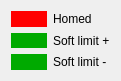
    <widget class="QWidget" name="layoutWidget_7">
     <property name="geometry">
      <rect>
       <x>40</x>
       <y>20</y>
       <width>121</width>
       <height>81</height>
      </rect>
     </property>
     <layout class="QGridLayout" name="gridLayout_13">
      <item row="0" column="1">
       <widget class="QLabel" name="label_adc2_home">
        <property name="styleSheet">
         <string>background-color: rgb(255, 0, 0);</string>
        </property>
        <property name="text">
         <string/>
        </property>
       </widget>
      </item>
      <item row="0" column="2">
       <widget class="QLabel" name="label_adc2_home_mark">
        <property name="text">
         <string>Homed</string>
        </property>
       </widget>
      </item>
      <item row="3" column="1">
       <widget class="QLabel" name="label_adc2_soft_limitN">
        <property name="styleSheet">
         <string>background-color: rgb(0, 170, 0);</string>
        </property>
        <property name="text">
         <string/>
        </property>
       </widget>
      </item>
      <item row="1" column="2">
       <widget class="QLabel" name="label_53">
        <property name="text">
         <string>Soft limit +</string>
        </property>
       </widget>
      </item>
      <item row="3" column="2">
       <widget class="QLabel" name="label_55">
        <property name="text">
         <string>Soft limit -</string>
        </property>
       </widget>
      </item>
      <item row="1" column="1">
       <widget class="QLabel" name="label_adc2_soft_limitP">
        <property name="styleSheet">
         <string>background-color: rgb(0, 170, 0);</string>
        </property>
        <property name="text">
         <string/>
        </property>
       </widget>
      </item>
     </layout>
    </widget>
